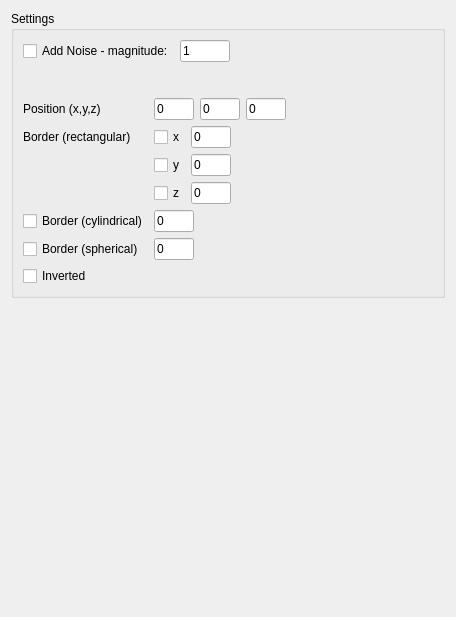
         <widget class="QWidget" name="page_6">
          <property name="geometry">
           <rect>
            <x>0</x>
            <y>0</y>
            <width>456</width>
            <height>617</height>
           </rect>
          </property>
          <property name="minimumSize">
           <size>
            <width>0</width>
            <height>300</height>
           </size>
          </property>
          <attribute name="label">
           <string>Settings</string>
          </attribute>
          <layout class="QGridLayout" name="gridLayout_15">
           <item row="0" column="0">
            <widget class="QGroupBox" name="groupBox_3">
             <property name="title">
              <string>Settings</string>
             </property>
             <layout class="QGridLayout" name="gridLayout_80">
              <item row="3" column="1">
               <layout class="QGridLayout" name="gridLayout_44">
                <item row="0" column="1">
                 <spacer name="horizontalSpacer_2">
                  <property name="orientation">
                   <enum>Qt::Horizontal</enum>
                  </property>
                  <property name="sizeHint" stdset="0">
                   <size>
                    <width>40</width>
                    <height>20</height>
                   </size>
                  </property>
                 </spacer>
                </item>
                <item row="0" column="0">
                 <widget class="QCheckBox" name="checkBox_inverted">
                  <property name="text">
                   <string>Inverted</string>
                  </property>
                 </widget>
                </item>
               </layout>
              </item>
              <item row="2" column="1">
               <layout class="QGridLayout" name="gridLayout_84">
                <item row="0" column="1">
                 <layout class="QGridLayout" name="gridLayout_79">
                  <item row="0" column="2">
                   <widget class="QLineEdit" name="lineEdit_pos_y">
                    <property name="maximumSize">
                     <size>
                      <width>40</width>
                      <height>16777215</height>
                     </size>
                    </property>
                    <property name="text">
                     <string>0</string>
                    </property>
                   </widget>
                  </item>
                  <item row="0" column="3">
                   <widget class="QLineEdit" name="lineEdit_pos_z">
                    <property name="maximumSize">
                     <size>
                      <width>40</width>
                      <height>16777215</height>
                     </size>
                    </property>
                    <property name="text">
                     <string>0</string>
                    </property>
                   </widget>
                  </item>
                  <item row="0" column="1">
                   <widget class="QLineEdit" name="lineEdit_pos_x">
                    <property name="maximumSize">
                     <size>
                      <width>40</width>
                      <height>16777215</height>
                     </size>
                    </property>
                    <property name="text">
                     <string>0</string>
                    </property>
                   </widget>
                  </item>
                  <item row="0" column="4">
                   <spacer name="horizontalSpacer_53">
                    <property name="orientation">
                     <enum>Qt::Horizontal</enum>
                    </property>
                    <property name="sizeHint" stdset="0">
                     <size>
                      <width>40</width>
                      <height>20</height>
                     </size>
                    </property>
                   </spacer>
                  </item>
                 </layout>
                </item>
                <item row="1" column="1">
                 <layout class="QGridLayout" name="gridLayout_8">
                  <item row="0" column="2">
                   <spacer name="horizontalSpacer_54">
                    <property name="orientation">
                     <enum>Qt::Horizontal</enum>
                    </property>
                    <property name="sizeHint" stdset="0">
                     <size>
                      <width>40</width>
                      <height>20</height>
                     </size>
                    </property>
                   </spacer>
                  </item>
                  <item row="0" column="0">
                   <widget class="QCheckBox" name="checkBox_border_rectangular_x">
                    <property name="text">
                     <string>x</string>
                    </property>
                   </widget>
                  </item>
                  <item row="0" column="1">
                   <widget class="QLineEdit" name="lineEdit_border_x">
                    <property name="minimumSize">
                     <size>
                      <width>0</width>
                      <height>22</height>
                     </size>
                    </property>
                    <property name="maximumSize">
                     <size>
                      <width>40</width>
                      <height>16777215</height>
                     </size>
                    </property>
                    <property name="toolTip">
                     <string>&lt;html&gt;&lt;head/&gt;&lt;body&gt;&lt;p&gt;pos_x&lt;/p&gt;&lt;/body&gt;&lt;/html&gt;</string>
                    </property>
                    <property name="text">
                     <string>0</string>
                    </property>
                   </widget>
                  </item>
                 </layout>
                </item>
                <item row="0" column="0">
                 <widget class="QLabel" name="label_9">
                  <property name="text">
                   <string>Position (x,y,z)</string>
                  </property>
                 </widget>
                </item>
                <item row="3" column="1">
                 <widget class="QLineEdit" name="lineEdit_border_cylindrical">
                  <property name="maximumSize">
                   <size>
                    <width>40</width>
                    <height>16777215</height>
                   </size>
                  </property>
                  <property name="text">
                   <string>0</string>
                  </property>
                 </widget>
                </item>
                <item row="3" column="0">
                 <widget class="QCheckBox" name="checkBox_border_cylindrical">
                  <property name="text">
                   <string>Border (cylindrical)</string>
                  </property>
                 </widget>
                </item>
                <item row="1" column="0">
                 <widget class="QLabel" name="label_12">
                  <property name="text">
                   <string>Border (rectangular)</string>
                  </property>
                 </widget>
                </item>
                <item row="4" column="1">
                 <widget class="QLineEdit" name="lineEdit_border_spherical">
                  <property name="maximumSize">
                   <size>
                    <width>40</width>
                    <height>16777215</height>
                   </size>
                  </property>
                  <property name="text">
                   <string>0</string>
                  </property>
                 </widget>
                </item>
                <item row="4" column="0">
                 <widget class="QCheckBox" name="checkBox_border_spherical">
                  <property name="text">
                   <string>Border (spherical)</string>
                  </property>
                 </widget>
                </item>
                <item row="2" column="1">
                 <layout class="QGridLayout" name="gridLayout_97">
                  <item row="0" column="1">
                   <widget class="QLineEdit" name="lineEdit_border_y">
                    <property name="minimumSize">
                     <size>
                      <width>0</width>
                      <height>22</height>
                     </size>
                    </property>
                    <property name="maximumSize">
                     <size>
                      <width>40</width>
                      <height>16777215</height>
                     </size>
                    </property>
                    <property name="toolTip">
                     <string>&lt;html&gt;&lt;head/&gt;&lt;body&gt;&lt;p&gt;pos_y&lt;/p&gt;&lt;/body&gt;&lt;/html&gt;</string>
                    </property>
                    <property name="text">
                     <string>0</string>
                    </property>
                   </widget>
                  </item>
                  <item row="0" column="0">
                   <widget class="QCheckBox" name="checkBox_border_rectangular_y">
                    <property name="text">
                     <string>y</string>
                    </property>
                   </widget>
                  </item>
                  <item row="1" column="1">
                   <widget class="QLineEdit" name="lineEdit_border_z">
                    <property name="minimumSize">
                     <size>
                      <width>0</width>
                      <height>22</height>
                     </size>
                    </property>
                    <property name="maximumSize">
                     <size>
                      <width>40</width>
                      <height>16777215</height>
                     </size>
                    </property>
                    <property name="toolTip">
                     <string>&lt;html&gt;&lt;head/&gt;&lt;body&gt;&lt;p&gt;pos_z&lt;/p&gt;&lt;/body&gt;&lt;/html&gt;</string>
                    </property>
                    <property name="text">
                     <string>0</string>
                    </property>
                   </widget>
                  </item>
                  <item row="1" column="0">
                   <widget class="QCheckBox" name="checkBox_border_rectangular_z">
                    <property name="text">
                     <string>z</string>
                    </property>
                   </widget>
                  </item>
                  <item row="0" column="2">
                   <spacer name="horizontalSpacer_55">
                    <property name="orientation">
                     <enum>Qt::Horizontal</enum>
                    </property>
                    <property name="sizeHint" stdset="0">
                     <size>
                      <width>40</width>
                      <height>20</height>
                     </size>
                    </property>
                   </spacer>
                  </item>
                 </layout>
                </item>
               </layout>
              </item>
              <item row="1" column="1">
               <spacer name="verticalSpacer_19">
                <property name="orientation">
                 <enum>Qt::Vertical</enum>
                </property>
                <property name="sizeType">
                 <enum>QSizePolicy::Maximum</enum>
                </property>
                <property name="sizeHint" stdset="0">
                 <size>
                  <width>20</width>
                  <height>30</height>
                 </size>
                </property>
               </spacer>
              </item>
              <item row="0" column="1">
               <layout class="QGridLayout" name="gridLayout_41">
                <item row="0" column="0">
                 <widget class="QCheckBox" name="checkBox_Configuration_Noise">
                  <property name="maximumSize">
                   <size>
                    <width>180</width>
                    <height>16777215</height>
                   </size>
                  </property>
                  <property name="text">
                   <string>Add Noise - magnitude:</string>
                  </property>
                 </widget>
                </item>
                <item row="0" column="1">
                 <widget class="QLineEdit" name="lineEdit_Configuration_Noise">
                  <property name="maximumSize">
                   <size>
                    <width>50</width>
                    <height>16777215</height>
                   </size>
                  </property>
                  <property name="text">
                   <string>1</string>
                  </property>
                 </widget>
                </item>
                <item row="0" column="2">
                 <spacer name="horizontalSpacer_56">
                  <property name="orientation">
                   <enum>Qt::Horizontal</enum>
                  </property>
                  <property name="sizeHint" stdset="0">
                   <size>
                    <width>40</width>
                    <height>20</height>
                   </size>
                  </property>
                 </spacer>
                </item>
               </layout>
              </item>
             </layout>
            </widget>
           </item>
           <item row="1" column="0">
            <spacer name="verticalSpacer_3">
             <property name="orientation">
              <enum>Qt::Vertical</enum>
             </property>
             <property name="sizeHint" stdset="0">
              <size>
               <width>20</width>
               <height>40</height>
              </size>
             </property>
            </spacer>
           </item>
          </layout>
         </widget>
